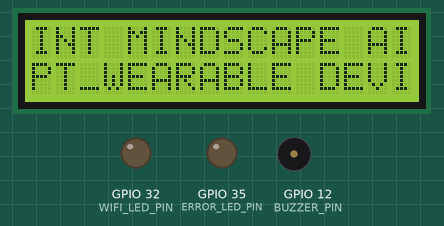
This sketch was run on a simulated ESP32. Shown: 16×2 character LCD, output pins drawn as LEDs (lit = HIGH), buzzer (waves = sounding, pin HIGH). A WiFi scan finds three made-up networks.

Above: at 3.7 s.
At 62.33 s:
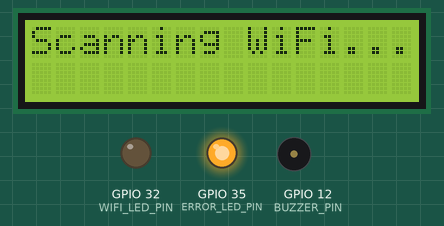
At 124.7 s:
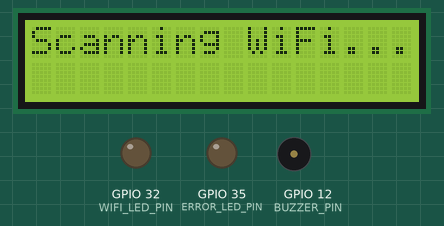
Timing chart, 0 to 130.0 s (numbered marks = the images above):
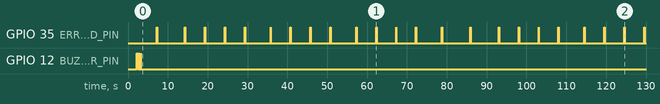

The sketch:

sketch_may17a.ino
```cpp
#include <Wire.h>
#include <WiFi.h>
#include <HTTPClient.h>
#include <LiquidCrystal_I2C.h>
#include <ArduinoJson.h>

// Use ESP32-compatible LCD library
LiquidCrystal_I2C lcd(0x27, 16, 2);  // 0x27 address, 16 columns, 2 rows

// Pin Configuration
#define BUZZER_PIN 12
#define WIFI_LED_PIN 32    // For WiFi connection status
#define ERROR_LED_PIN 35   // For connection failures

// WiFi Networks
const int MAX_NETWORKS = 3;
struct WiFiNetwork {
  const char* ssid;
  const char* password;
};

WiFiNetwork networks[MAX_NETWORKS] = {
  {"Airtel_Tics", "TimeToFly"},
  {"Sathiya", "MydrKuttyThangow"},
  {"AI", "AI-MINDSCAPE"}
};

// ThingSpeak Configuration
const String THINGSPEAK_CHANNEL_ID = "2966398";
const String THINGSPEAK_API_KEY = "3ON9J8UTPCIJXEAS";
const String THINGSPEAK_FETCH_URL = "https://api.thingspeak.com/channels/" + THINGSPEAK_CHANNEL_ID + "/feeds.json?results=1";

// Timing Configuration
#define MESSAGE_DISPLAY_TIME 3000    // 3 seconds
#define WIFI_BLINK_DURATION 5000     // 5 seconds blink after connection
#define FAILURE_BLINK_INTERVAL 5000  // Blink every 5 seconds when disconnected
#define FETCH_INTERVAL 10000         // 10 seconds
#define SCAN_TIMEOUT 10000           // 10 seconds

// LED States
enum LedState { LED_OFF, LED_ON, LED_BLINK_FAST };

// System State
struct SystemState {
  LedState wifiLedState = LED_OFF;
  LedState errorLedState = LED_OFF;
  unsigned long lastLedUpdate = 0;
  unsigned long messageStartTime = 0;
  unsigned long wifiConnectTime = 0;
  unsigned long lastFailureBlink = 0;
  String currentMessage = "";
  String lastDisplayedMessage = "";
  bool showingDefault = true;
  bool wifiConnected = false;
  bool connectionFailed = false;
  int currentNetworkIndex = 0;
};

SystemState state;

// Function prototypes
void beepBuzzer(int beeps = 1);
void printCentered(String text, int line);
void displayMultiLineMessage(String message);
void showDefaultMessage();
bool connectToWiFi();
void tryNextNetwork();
void fetchDataFromThingSpeak();
void handleConnectionError(String errorMessage);
void updateLeds();
void manageWiFiConnection();
bool isNewMessage(String message);

void setup() {
  Serial.begin(115200);

  // Initialize hardware
  pinMode(BUZZER_PIN, OUTPUT);
  pinMode(WIFI_LED_PIN, OUTPUT);
  pinMode(ERROR_LED_PIN, OUTPUT);
  digitalWrite(BUZZER_PIN, LOW);
  digitalWrite(WIFI_LED_PIN, LOW);
  digitalWrite(ERROR_LED_PIN, LOW);

  // Initialize LCD
  lcd.init();
  lcd.backlight();
  lcd.clear();

  // Connect to WiFi
  manageWiFiConnection();

  // Show default message
  showDefaultMessage();
}

void loop() {
  updateLeds();

  // Return to default message after timeout
  if (!state.showingDefault && (millis() - state.messageStartTime >= MESSAGE_DISPLAY_TIME)) {
    showDefaultMessage();
  }

  // Handle connection failure
  if (state.connectionFailed) {
    tryNextNetwork();
  }

  // Fetch data when connected and showing default
  if (state.showingDefault && state.wifiConnected && !state.connectionFailed) {
    static unsigned long lastFetchTime = 0;
    if (millis() - lastFetchTime >= FETCH_INTERVAL) {
      fetchDataFromThingSpeak();
      lastFetchTime = millis();
    }
  }
}

bool isNewMessage(String message) {
  return message != state.lastDisplayedMessage;
}

void manageWiFiConnection() {
  if (!connectToWiFi()) {
    handleConnectionError("WiFi Connection Failed");
  }
}

bool connectToWiFi() {
  lcd.clear();
  printCentered("Scanning WiFi...", 0);

  // Scan for networks
  WiFi.mode(WIFI_STA);
  WiFi.disconnect();
  delay(100);
  int n = WiFi.scanNetworks();

  if (n == 0) {
    printCentered("No networks found", 1);
    return false;
  }

  // Try to connect to strongest available known network
  for (int i = 0; i < MAX_NETWORKS; i++) {
    for (int j = 0; j < n; j++) {
      if (strcmp(WiFi.SSID(j).c_str(), networks[i].ssid) == 0) {
        lcd.clear();
        printCentered("Connecting to:", 0);
        printCentered(networks[i].ssid, 1);

        WiFi.begin(networks[i].ssid, networks[i].password);
        state.wifiLedState = LED_BLINK_FAST;

        int attempts = 0;
        while (WiFi.status() != WL_CONNECTED && attempts < 20) {
          delay(500);
          lcd.setCursor(attempts % 4, 1);
          lcd.print(".");
          attempts++;
        }

        if (WiFi.status() == WL_CONNECTED) {
          state.wifiConnected = true;
          state.wifiConnectTime = millis();
          state.connectionFailed = false;
          state.currentNetworkIndex = i;

          lcd.clear();
          printCentered("Connected to:", 0);
          printCentered(networks[i].ssid, 1);
          beepBuzzer(2);
          delay(1000);
          return true;
        }
      }
    }
  }

  return false;
}

void tryNextNetwork() {
  static unsigned long lastAttemptTime = 0;

  if (millis() - lastAttemptTime >= FAILURE_BLINK_INTERVAL) {
    state.currentNetworkIndex = (state.currentNetworkIndex + 1) % MAX_NETWORKS;
    state.connectionFailed = !connectToWiFi();
    lastAttemptTime = millis();
  }
}

void updateLeds() {
  unsigned long currentMillis = millis();

  // Update WiFi LED (pin 32)
  if (state.wifiConnected) {
    if (currentMillis - state.wifiConnectTime < WIFI_BLINK_DURATION) {
      // Fast blink for 5 seconds after connection
      digitalWrite(WIFI_LED_PIN, (currentMillis / 250) % 2 ? HIGH : LOW);
    } else {
      // Turn OFF after blinking period
      digitalWrite(WIFI_LED_PIN, LOW);
    }
  } else {
    digitalWrite(WIFI_LED_PIN, LOW); // Off when not connected
  }

  // Update Error LED (pin 35) - Blink every 5 seconds when disconnected
  if (state.connectionFailed) {
    if (currentMillis - state.lastFailureBlink >= FAILURE_BLINK_INTERVAL) {
      digitalWrite(ERROR_LED_PIN, HIGH);
      delay(100); // Short pulse
      digitalWrite(ERROR_LED_PIN, LOW);
      state.lastFailureBlink = currentMillis;
    }
  } else {
    digitalWrite(ERROR_LED_PIN, LOW); // Off when connected
  }
}

void fetchDataFromThingSpeak() {
  if (!WiFi.isConnected()) {
    handleConnectionError("WiFi Disconnected");
    return;
  }

  HTTPClient http;
  http.begin(THINGSPEAK_FETCH_URL);
  int httpCode = http.GET();

  if (httpCode == HTTP_CODE_OK) {
    String payload = http.getString();
    DynamicJsonDocument doc(1024);
    DeserializationError error = deserializeJson(doc, payload);

    if (error) {
      handleConnectionError("JSON Parse Error");
      return;
    }

    JsonArray feeds = doc["feeds"];
    if (feeds.size() > 0) {
      String value = feeds[0]["field1"].as<String>();

      // Only display if it's a new message
      if (isNewMessage(value)) {
        state.currentMessage = value;
        state.lastDisplayedMessage = value;
        displayMultiLineMessage(value);
      }
    }
  } else if (httpCode != -1) {
    handleConnectionError("API Error: " + String(httpCode));
  }

  http.end();
}

void displayMultiLineMessage(String message) {
  lcd.clear();

  // Split message into two 16-character lines
  String line1 = message.substring(0, 16);
  String line2 = message.length() > 16 ? message.substring(16, 32) : "";

  printCentered(line1, 0);
  printCentered(line2, 1);

  state.messageStartTime = millis();
  state.showingDefault = false;
  beepBuzzer(1);
}

void showDefaultMessage() {
  lcd.clear();
  printCentered("INT MINDSCAPE AI", 0);
  printCentered("CNPT_WEARABLE DEVICE", 1);
  state.showingDefault = true;
}

void handleConnectionError(String errorMessage) {
  state.connectionFailed = true;
  state.lastFailureBlink = millis();
  displayMultiLineMessage(errorMessage);
  beepBuzzer(3);
}

void printCentered(String text, int line) {
  text.trim();
  int startPos = (16 - text.length()) / 2;
  if (startPos < 0) startPos = 0;

  // Clear the line
  lcd.setCursor(0, line);
  for (int i = 0; i < 16; i++) {
    lcd.print(" ");
  }

  // Print centered text
  lcd.setCursor(startPos, line);
  lcd.print(text);
}

void beepBuzzer(int beeps) {
  for (int i = 0; i < beeps; i++) {
    digitalWrite(BUZZER_PIN, HIGH);
    delay(100);
    digitalWrite(BUZZER_PIN, LOW);
    if (beeps > 1) delay(300);
  }
}
```

Measured:
- by itself, GPIO 35 (ERROR_LED_PIN): LOW → HIGH at 7.2 s, → LOW 0.10 s later, → HIGH 7.0 s later, → LOW 0.10 s later, … (46 changes in this stretch)
- what the display in image 0 shows lasts 1.4 s, from 3.6 s to 5.0 s
